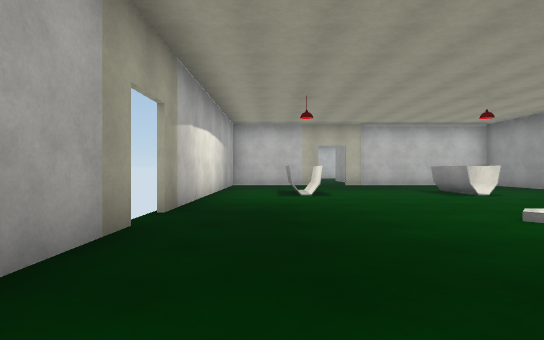
View 1 (above)

18 first-person views from a walk through a scene from a Unity 3-D project. The camera is 1.2 m above the floor, looks level and sees 80° across. The floor is counted in squares, 2 m on a side. Each view is taken from the middle of a square. On the plan, view 1 faces up. The plan holds only what a view shows up to about 10 squares ahead; the rest is blank. The place goes on beyond the plan. Door leaves are left out, so doorways stand open. Surface patterns are stand-ins for the level's own textures.

View 2
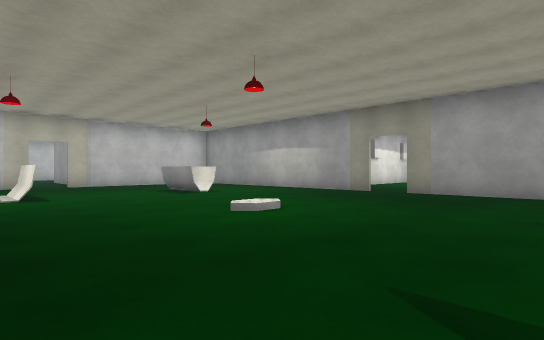

View 3
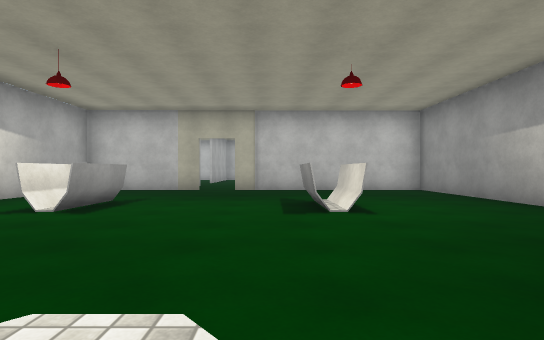

View 4
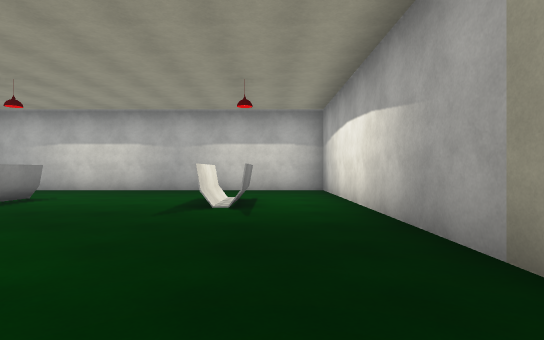

View 5
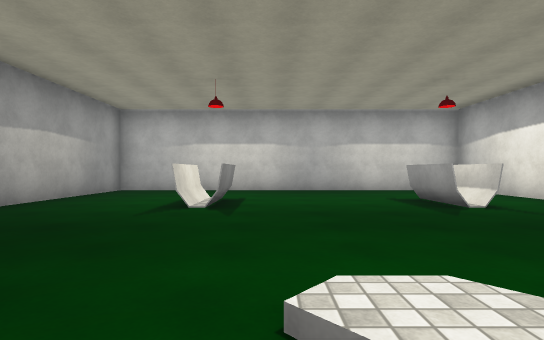

View 6
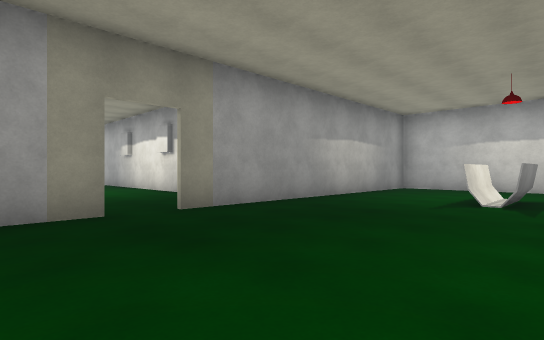

View 7
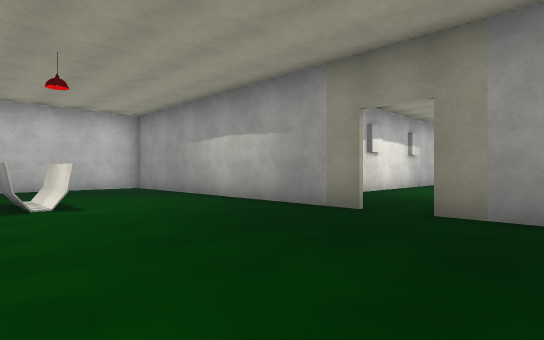

View 8
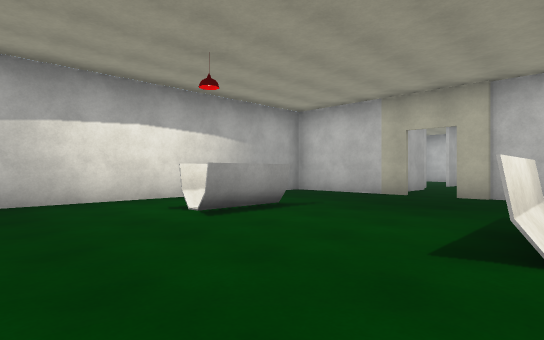

View 9
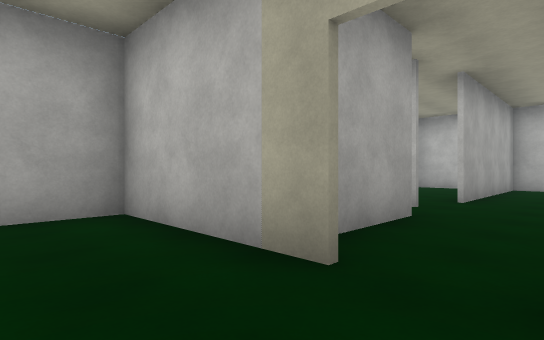

View 10
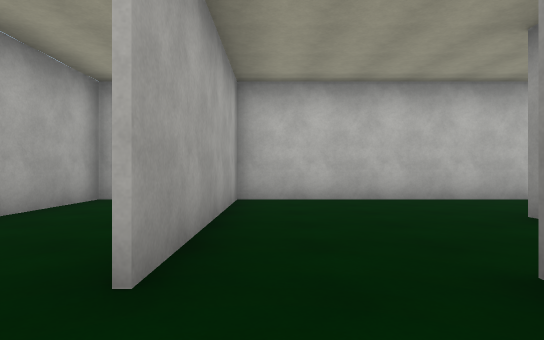

View 11
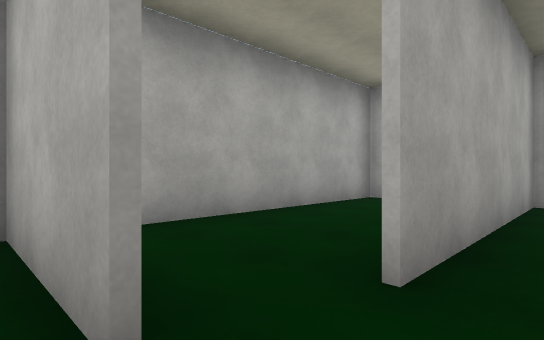

View 12
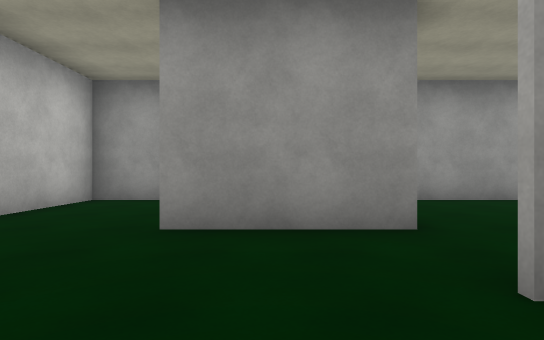

View 13
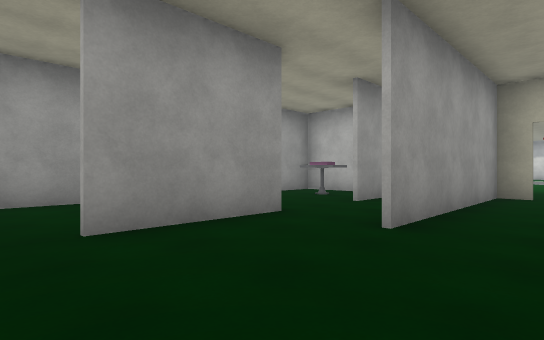

View 14
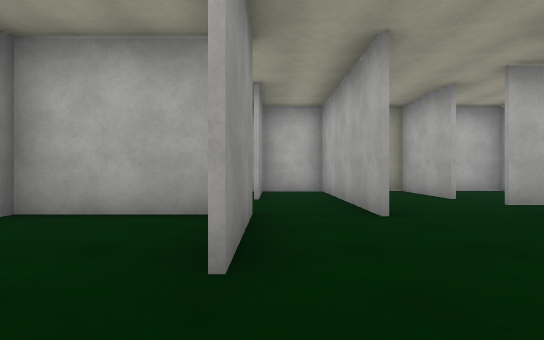

View 15
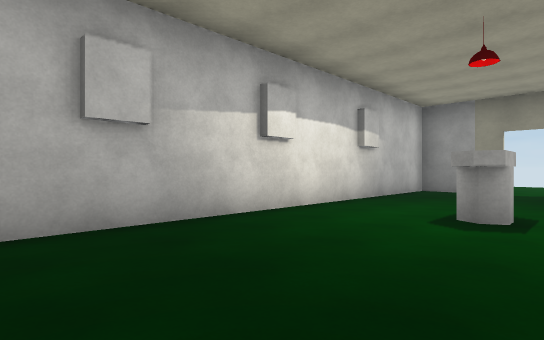

View 16
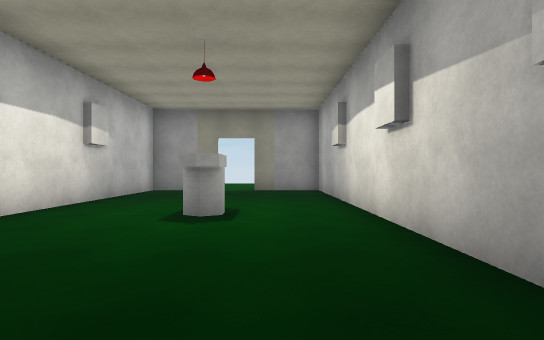

View 17
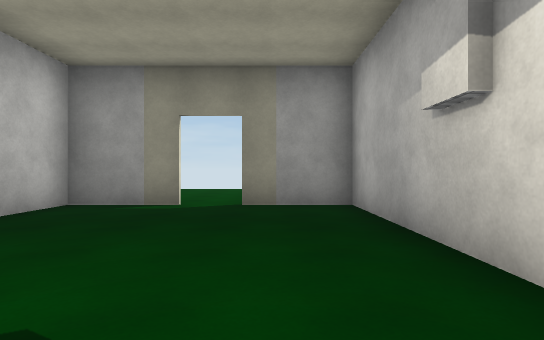

View 18
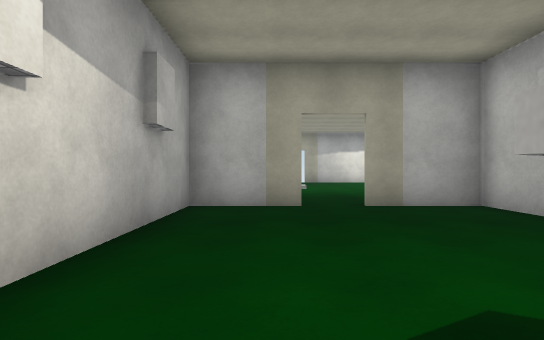

### Floor plan
Points are (right, up) in squares from view 1. A wall is a line through its corners. A room is listed if a view was taken in it or the views show most of it. See-through windows are left out.
Room 1 (views 1, 2, 3, 4, 5, 6, 7, 8, 9)
walls: (4.6, 7.5) (4.6, 9.2) (4.6, 7.5); (1.2, 7.5) (1.2, 9.2); (5.3, 7.5) (5.3, 9.2); (1.3, 0) (1.3, -1.8); (0.4, 7.6) (0.4, 9.2); (-1.5, 3.5) (-1.5, -4.6) (8.5, -4.6) (8.5, 3.5); (0.5, 0) (0.5, -1.4); (0.5, 8.8) (0.5, 7.5); (8.5, 4.5) (8.5, 12.7) (2.9, 12.7); (1.3, 9.4) (1.3, 7.5); (1.2, -1.8) (1.2, 0); (4.8, -1.8) (4.8, 0); (5.5, -1.8) (5.5, 0); (0.4, -1.8) (0.4, 0); (1.9, 12.7) (-1.6, 12.7); (-1.5, 13) (-1.5, 4.5)
low walls: (4.8, 7.5) (4.8, 8.4); (1.1, 0) (1.1, -1.8); (4.8, 8.5) (4.8, 9.2); (0.9, -0.5) (0.9, -1.5); (0.9, 9.2) (0.9, 7.5); (1.1, 9.4) (1.1, 7.5); (5.3, -1.5) (5.3, -0.5)
ways out: open door at (2.5, 13) to room 2; open door at (8.5, 4) to room 4; open door at (-1.5, 4)
Room 2 (views 10, 11, 12, 13)
walls: (3.6, 17.9) (3.6, 13); (5.3, 17.5) (5.3, 20.2); (1.3, 15.4) (1.3, 12.8) (1.7, 12.8); (4.5, 22.6) (1.3, 22.6) (1.3, 17.6); (2.9, 12.8) (5.2, 12.8); (3.5, 12.8) (3.5, 17.9); (5.3, 13.1) (5.3, 15.4)
ways out: open door at (2.5, 13) to room 1; opening at (5, 21.5) to room 3; opening at (1, 17) to room 5; opening at (5, 16.5) to room 6; gap at (1, 15) to room 7
Room 3 (view 14)
walls: (5.8, 17.6) (8.5, 17.6) (8.5, 22.6) (4.5, 22.6)
ways out: opening at (5, 21.5) to room 2
Room 4 (views 15, 16, 17, 18)
walls: (13.8, 3.7) (12.8, 3.7) (13.2, 4.3); (13, 3.7) (13.4, 4.3); (18.6, 4.5) (18.6, 6.5) (8.6, 6.5) (8.6, 4.5); (8.6, 3.5) (8.6, 1.6) (18.6, 1.6) (18.6, 3.6)
ways out: open door at (8.5, 4) to room 1; open door at (19, 4)
Room 5 (no view inside)
walls: (0.3, 16.5) (1, 16.5); (-1.5, 22.6) (-1.5, 17.5)
ways out: opening at (1, 17) to room 2
Room 6 (no view inside)
walls: (6.9, 12.8) (7.9, 12.8); (8.5, 13.2) (8.5, 16.1)
ways out: opening at (5, 16.5) to room 2
objects: table (7, 14)
Room 7 (no view inside)
walls: (-1.6, 12.8) (-0.1, 12.8); (1, 16.4) (-1.5, 16.4)
ways out: gap at (1, 15) to room 2

Positions as (right, up) in squares from view 1, and headings:
1: (0, 0), facing up
2: (0, 0), facing up-right
3: (4, 3), facing up
4: (0, 5), facing down
5: (4, 5), facing down
6: (4, 6), facing down-right
7: (4, 2), facing up-right
8: (5, 5), facing up-left
9: (3, 11), facing up-left
10: (2, 16), facing up
11: (2, 16), facing up-left
12: (2, 19), facing right
13: (2, 21), facing down-right
14: (5, 22), facing down
15: (9, 3), facing up-right
16: (9, 3), facing right
17: (13, 3), facing right
18: (14, 3), facing left
